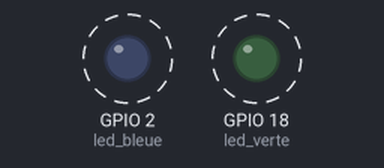
Bench run of a program on a simulated ESP32 board running MicroPython. Parts: output pins drawn as LEDs (lit = HIGH). Dashed ring = blinking. At 4.0 s the program stops and its outputs stay as they are.

Above: at 0.12 s.
Timing chart, 0 to 3.0 s (numbered marks = the images above):
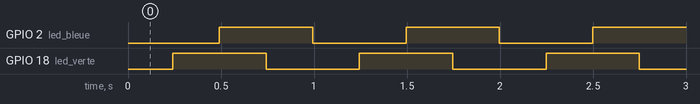

Measured:
- by itself, GPIO 2 (led_bleue), GPIO 18 (led_verte): alternates HIGH for 0.50 s and LOW for 0.50 s, 8 changes in all, then stays LOW
- by itself, everything shown: repeats every 1.0 s, in 4 steps

The program:

boucle-rapide-simple.py
```python
from machine import Pin
from time import sleep, sleep_ms

led_bleue = Pin(2, Pin.OUT)
led_verte = Pin(18, Pin.OUT)
compt = 0

while compt < 400  :             # on boucle durant 4 s (400 * 10 ms)
    compt +=1                    # on incremente chaque 10 ms
    if compt % 50 == 0 :         # compt % 50 est vrai chaque 0.5 s
        led_bleue.value(not led_bleue.value()) # on bascule la LED bleue.
    if (compt + 25) % 50 == 0 :  # vrai chaque 0.5 s, mais 0.25 s plus tot
        led_verte.value(not led_verte.value()) # on bascule la LED verte
    sleep_ms(10)                 # temps de cycle 10 ms
```
